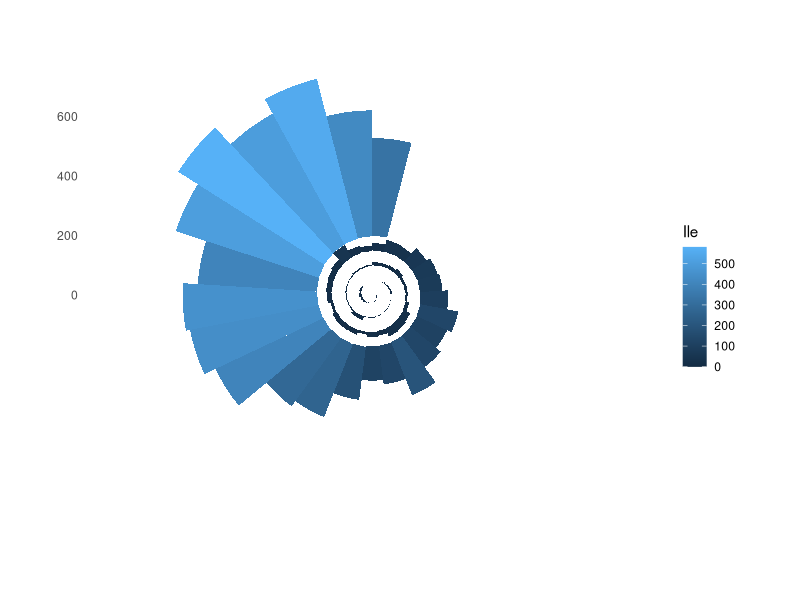
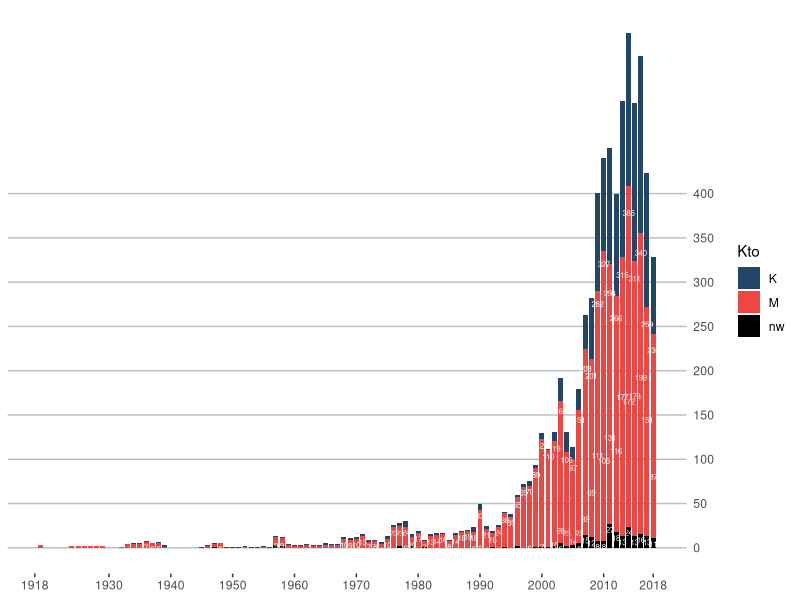

The R source for these figures, in order:
library(readxl)
library(ggplot2)
library(tibble)
library(tidyverse)
#----------------------------------
#1number_of_persons_by_sex
#----------------------------------
plk_os<-readxl::read_xlsx("polski_komiks.xlsx")
plk_os$nazwisko<-NULL
plk_os_k<-plk_os[which(plk_os$plec=="K"),]
plk_os_m<-plk_os[which(plk_os$plec=="M"),]
plk_os_nw<-plk_os[which(plk_os$plec=="nw"),]
#remove info about sex
plk_os_k$plec<-NULL
plk_os_m$plec<-NULL
plk_os_nw$plec<-NULL
#change number of comics - so it would count persons in each year, not number of comics
plk_os_k[plk_os_k >1] <-1
plk_os_m[plk_os_m >1] <-1
plk_os_nw[plk_os_nw >1] <-1
#sum plk_k and plk_m, give name to column
plk_os_k_df<-as.data.frame(colSums(plk_os_k, na.rm = TRUE))
names(plk_os_k_df)<-c("ilosc")
plk_os_m_df<-as.data.frame(colSums(plk_os_m, na.rm = TRUE))
names(plk_os_m_df)<-c("ilosc")
plk_os_nw_df<-as.data.frame(colSums(plk_os_nw, na.rm = TRUE))
names(plk_os_nw_df)<-c("ilosc")
#add K and M column
plk_os_k_df<-cbind(plk_os_k_df, data.frame(plec="K"))
plk_os_m_df<-cbind(plk_os_m_df, data.frame(plec="M"))
plk_os_nw_df<-cbind(plk_os_nw_df, data.frame(plec="nw"))
#add years as columns
rok <- rownames(plk_os_k_df)
rownames(plk_os_k_df) <- NULL
plk_os_k_df<-cbind(rok, plk_os_k_df)
rownames(plk_os_m_df) <- NULL
plk_os_m_df<-cbind(rok, plk_os_m_df)
rownames(plk_os_nw_df) <- NULL
plk_os_nw_df<-cbind(rok, plk_os_nw_df)
#combine three dataframes
plk_os_df_rbind<-rbind(plk_os_m_df, plk_os_k_df, plk_os_nw_df)
#re-order
plk_os_df_rbind<-plk_os_df_rbind[order(plk_os_df_rbind$rok),]
#factor to non-factor trap
rok_num<-as.numeric(as.character(plk_os_df_rbind$rok))
plk_os_df_rbind<-cbind(plk_os_df_rbind, rok_num)
plk_os_df_rbind$rok<-NULL

##code for Spiral chart
#change position of each type K/M/nw
plk_spread<-spread(plk_os_df_rbind, plec, ilosc)
#new column - adding
plk_spread<-mutate(plk_spread, Ile=K+M+nw)
#drop not needed columns
plk_spread$M<-NULL
plk_spread$K<-NULL
plk_spread$nw<-NULL
#adding id column
plk_spread$id <- seq.int(nrow(plk_spread))
#chart
ggplot(plk_spread, aes(plk_spread$id %% 25, 
                       2*plk_spread$id + Ile/2, height = Ile, fill = Ile)) + 
  geom_tile() + 
  scale_y_continuous(limits = c(0, NA)) + #narrowness
  scale_x_continuous(breaks = NULL, minor_breaks = NULL, labels = rok_num) +
  coord_polar() +  
  theme(axis.title.x=element_blank(), axis.title.y=element_blank(),
        panel.grid.major.y=element_blank(),
        panel.background=element_blank(), panel.grid.major.x=element_blank(),
        axis.ticks.y = element_blank())


##for stacked bar chart
Kto<-plk_os_df_rbind$plec
Ile<-plk_os_df_rbind$ilosc
Rok<-plk_os_df_rbind$rok_num

# Stacked bar chart
ggplot(plk_os_df_rbind, aes(fill=Kto, y=Ile, x=Rok)) + 
  geom_bar(stat="identity", width=0.8)+
  scale_fill_manual(values=c("#214667", "#ee4642", "black"))+
  scale_y_continuous(breaks=c(0,50,100,150, 200, 250, 300, 350,400), position="right")+
  scale_x_continuous(breaks=c(1918,1930, 1940, 1950, 1960, 1970, 1980,1990, 2000, 2010, 2018))+
  geom_text(aes(label=Ile),vjust=1.5, colour="white", size=2)+
  theme(axis.title.x=element_blank(), axis.title.y=element_blank(),
        panel.grid.major.y=element_line(colour="#babfc4"),
        panel.background=element_blank(), panel.grid.major.x=element_blank(),
        axis.ticks.y = element_blank())
# ggtitle("Liczba polskich twórców i twórczyń")
#  scale_x_continuous(breaks=c(1990,1995,2000,2005,2010,2015,2020), limits=c(1990,2020))
